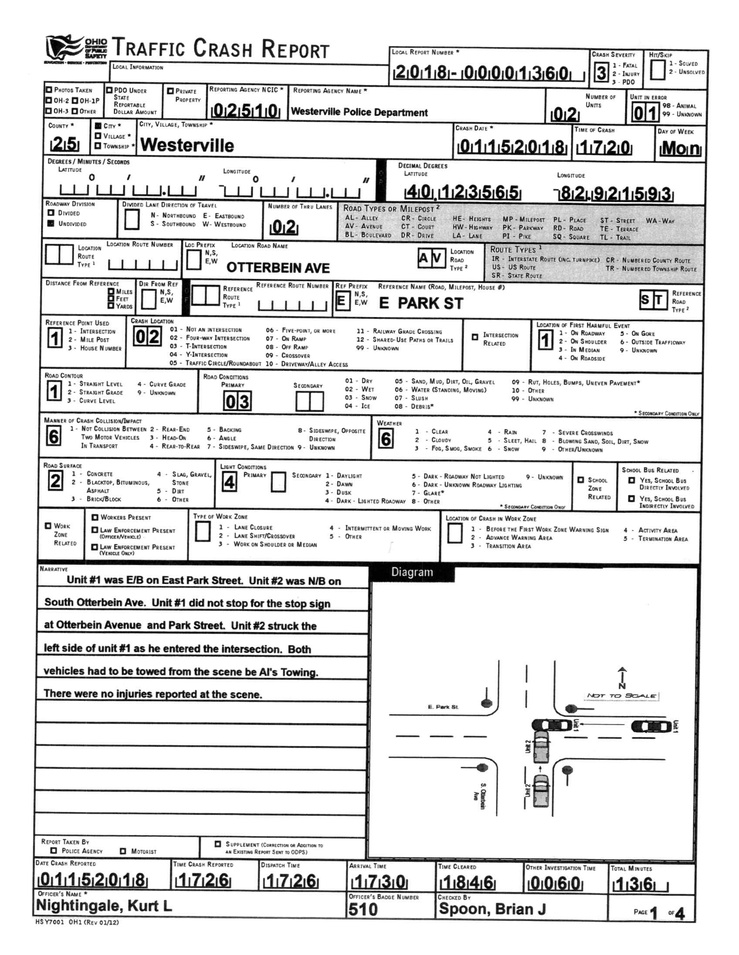
#> input picture test/base_image.jpg, 739 x 955 px, shrunk from 1696 x 2193 before the run; its folder holds only this picture in this run
$ python -i DataExtractorBase.py   (imports and definitions only)   (Python 2 division)
#> lines starting #> are read from the running program, lines starting #| are printed output that depends on the picture; after the words box and inside, x2 and y2 are one past the last pixel; in counts of white or black regions, pixels touching at a corner belong together
#!/bin/env python

# utility stuff not directly tied to anything, really
import math
import glob
import os
import re

# non-utility stuff used for semi-important things
import yaml
import numpy as np
import cv2

class utils:
        def __init__(self):
                self.__windows = []

        # [4 lines left out: function ensure_dir_exists, not called in this run]

        def grayscaleAndEdges(self, image):
                gr = cv2.cvtColor(image, cv2.COLOR_BGR2GRAY)
                ed = cv2.Canny( gr, 50, 150, apertureSize=3 )
                return gr, ed

        def doHoughLinesP(self, image, rho=0.125, theta=np.pi/180, maxLineGap=20, threshold=5, minLineLength=10):
                grayscale, edges = self.grayscaleAndEdges(image)
                return cv2.HoughLinesP(image=edges, rho=rho, theta=theta, threshold=threshold,
                                        lines=np.array([]), minLineLength=minLineLength, maxLineGap=maxLineGap)

        # [4 lines left out: function doLineSegments, not called in this run]

        def max3( self, itemA, itemB, itemC ):
                return int( math.floor( max( max( itemA, itemB ), itemC ) ) )

        def min3( self, itemA, itemB, itemC ):
                return int( math.floor( min( min( itemA, itemB), itemC ) ) )

        # [19 lines left out: functions makeWindowAuto, makeWindowNormal, showImage, not called in this run]

        def evLoop(self):
                cv2.waitKey(0)
                cv2.destroyAllWindows()

class CropImage:
        # [23 lines left out: functions __init__, getBounds, cropImage, not called in this run]

        def process(self):
                self.cropImage()
                cv2.imwrite( self.outputName, self.__image )

        def getImage(self):
                return self.__image

class Deskew:
        # [43 lines left out: functions __init__, loadImage, deskew, not called in this run]

        def doSingle(self, filename):
                self.loadImage(filename)
                return self.deskew()

        def makeGlob(self):
                return glob.glob( "%s/%s" % (self.inputdir, self.glob) )

        # [10 lines left out: functions writeOutput, run, not called in this run]

class FormIdentifierOffset(yaml.YAMLObject):
        yaml_tag = u'!Offset'
        def __init__(self, xcorner, ycorner):
                self.X = xcorner
                self.Y = ycorner
        def __repr__(self):
                return "%s, %s" % ( self.X, self.Y )
        def getMinCoord(self):
                return (self.X.getMin(), self.Y.getMin())
        def getMaxCoord(self):
                return (self.X.getMax(), self.Y.getMax())

class FormIdentifierExtent(yaml.YAMLObject):
        yaml_tag = u'!Extent'
        def __init__(self, start, extent):
                self.start = start
                self.extent = extent
        def __repr__(self):
                return "%d %+d" % (self.start, self.extent)
        def getMax(self):
                return self.start+self.extent
        def getMin(self):
                return self.start

class FormIdentifierAnchor(yaml.YAMLObject):
        yaml_tag = u'!Anchor'
        def __init__( self, a, b ):
                self.Left = a
                self.Top = b
        def __repr__(self):
                return "%s, %s" % ( self.Left, self.Top )

class FormIdentifierData(yaml.YAMLObject):
        yaml_tag = u'!Identifier'
        # [5 lines left out: function __init__, not called in this run]
        def __repr__(self):
                return "%s(name=%s, offsets=%s)" % (
                        self.__class__.__name__, self.name, self.offsets )
        # [8 lines left out: function getOffsets, not called in this run]

class YAMLSetup(object):
        @classmethod
        def extent_repr( cls, dumper, data ):
                return dumper.represent_scalar(u'!Extent', u'%s' % data )
        # [6 lines left out: function extent_constructor, not called in this run]
        @classmethod
        def anchor_repr(cls, dumper, data):
                return dumper.represent_scalar(u'!Anchor', u'%s' % data )
        # [11 lines left out: functions anchor_constructor, setup, not called in this run]

# [2 lines not run here, left out]
# YAML input format:
# !Identifier
# name: Test
# anchor: !Anchor { Left: 150 +2500,  Top: 2300 -2150 }
# coordRange: !Offset { X: 150 +2500, Y: 2300 -2150 }
# offsets:
# - !Offset { X: 10 +10, Y: 20 +20 }
# - !Offset { X: 0 +95,  Y: 100 +10 }
# - !Offset { X: 0 +0, Y: 15 +35 }


>>> import cv2
>>> picture = cv2.imread('test/base_image.jpg')
#> picture is the input picture: shape (955, 739, 3); min 0, max 255, mean 223.3
>>> result = utils().doHoughLinesP(picture)
#> in grayscaleAndEdges, `ed = cv2.Canny( gr, 50, 150, apertureSize=3 )`:
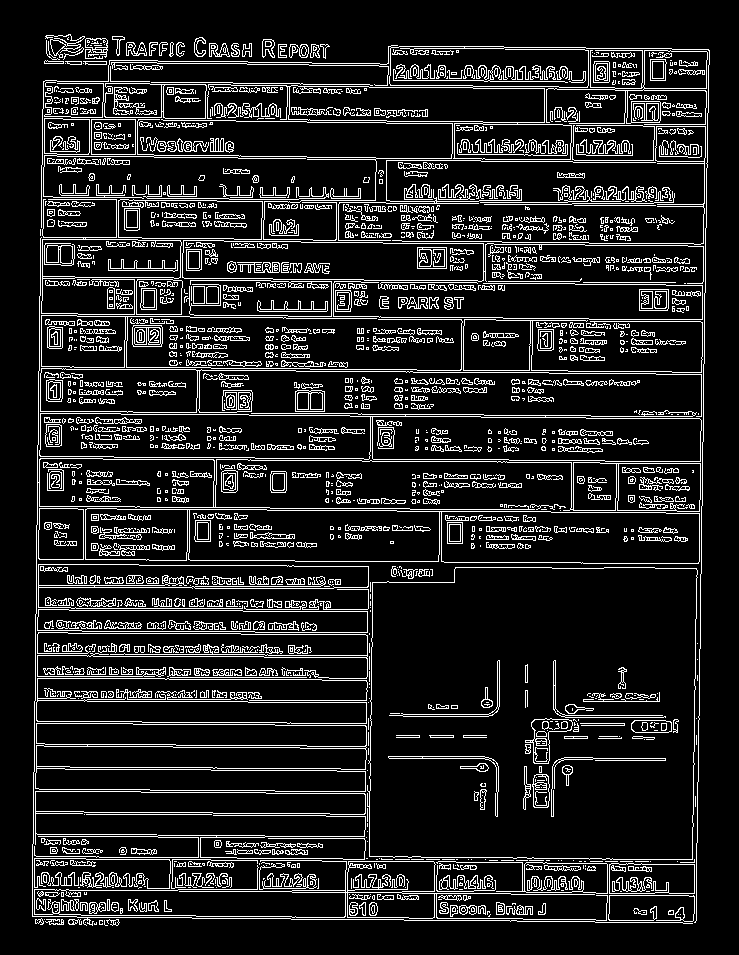
#> ed: shape (955, 739); 13% white in thin lines or dots, all inside (x1, y1, x2, y2) = (32, 34, 710, 926)
#> result = 2729 rows, first 6: [416, 342, 708, 50], [464, 520, 464, 509], [343, 122, 343, 109], [265, 370, 373, 280], [277, 891, 277, 534], [33, 820, 35, 649]
